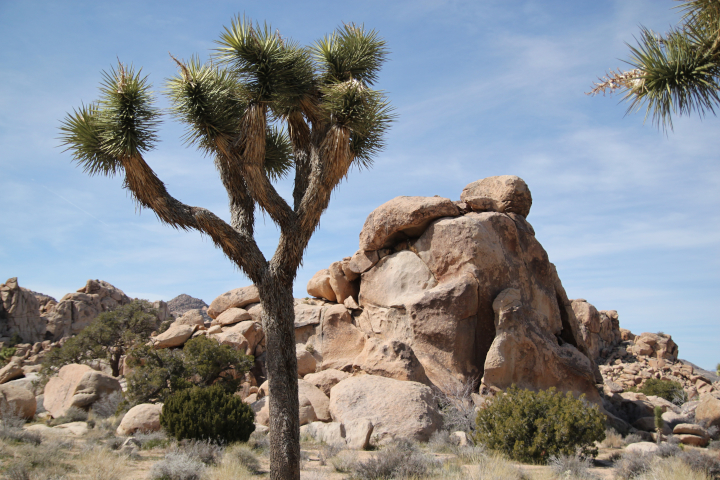
#> input picture Chap04/nature.jpg, 720 x 480 px
$ python histogram_slicing.py --image nature.jpg
#> lines starting #> are read from the running program, lines starting #| are printed output that depends on the picture; after the words box and inside, x2 and y2 are one past the last pixel; in counts of white or black regions, pixels touching at a corner belong together
# 필요한 패키지를 import함
from __future__ import print_function
import argparse
import cv2
import numpy as np
from matplotlib import pyplot as plt

def histogram_slicing(img, lowerb, upperb):
	# 주어진 범위 내부의 값으로만 구성되는 마스크 생성
	# 픽셀값이 주어진 범위 내부인 경우 마스크는 True 아니면 False로 설정
	mask = cv2.inRange(img, lowerb, upperb)

	# Bitwise-AND mask and original image
	dst = cv2.bitwise_and(img, img, mask = mask)

	return dst

if __name__ == "__main__" :
	# 명령행 인자 처리
	ap = argparse.ArgumentParser()
	ap.add_argument('-i', '--image', required = True, \
			help = 'Path to the input image')
	args = vars(ap.parse_args())

	filename = args['image']

	# OpenCV를 사용하여 영상 데이터 로딩
	image = cv2.imread(filename)
#> image is the input picture: shape (480, 720, 3); mean B, G, R 141.6, 137.5, 134.4

	# Grayscale 영상으로 변환
	gray = cv2.cvtColor(image, cv2.COLOR_BGR2GRAY)
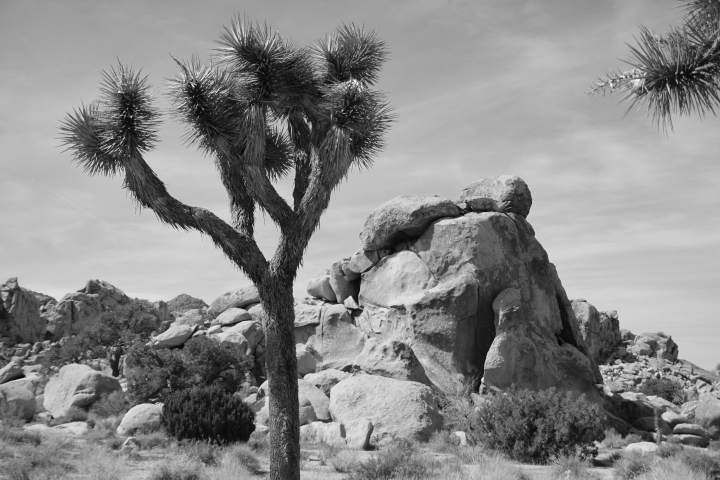
#> gray: shape (480, 720); min 5, max 248, mean 137

	# Grayscale 영상에서 범위를 설정하여 객체 분할
	lower = 80
	upper = 170
	blurg = cv2.GaussianBlur(gray, (5,5), 0)
	dst1 = histogram_slicing(blurg, lower, upper)
#> in histogram_slicing, `mask = cv2.inRange(img, lowerb, upperb)`:
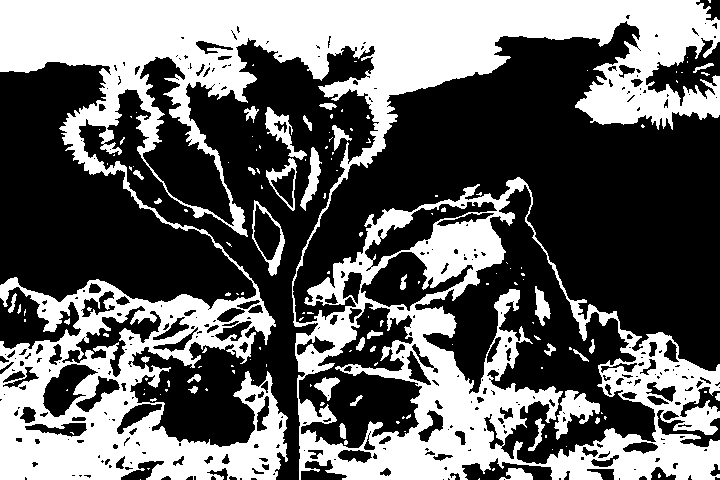
#> mask: shape (480, 720); 39.7% white; 145 white regions (109 under 20 px), largest, box (x1, y1, x2, y2) and area: (0, 0, 720, 480) 130842, (554, 390, 600, 440) 981, (265, 107, 307, 160) 676
#> in histogram_slicing, `dst = cv2.bitwise_and(img, img, mask = mask)`:
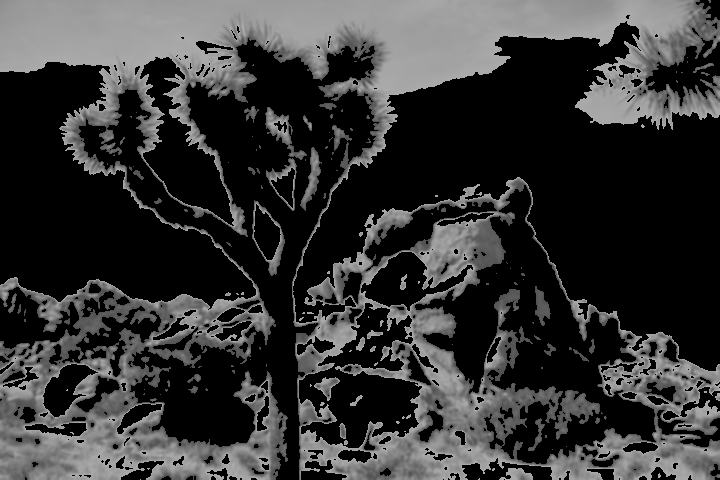
#> dst: shape (480, 720); min 0, max 170, mean 53.3

	# HSV 색상 모델로 변환
	hsv = cv2.cvtColor(image, cv2.COLOR_BGR2HSV)
#> hsv: shape (480, 720, 3); mean H, S, V 57.8, 72.8, 159.4

	# HSV 영상에서 녹색 범위를 설정하여 객체 분할
	lowerb = np.array([50, 50, 50])
	upperb = np.array([70, 255, 255])
#> (the run stopped early here; a loop or call above may not have finished)
